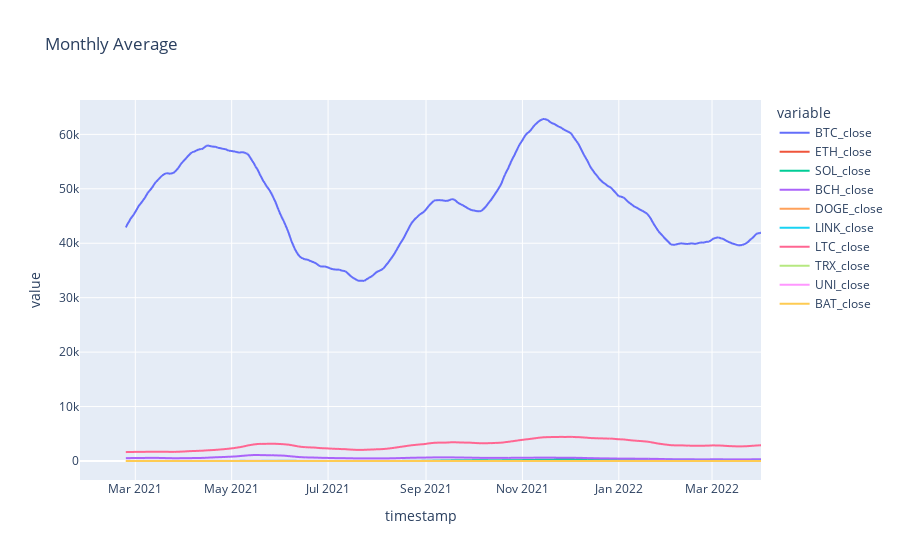

The code cell stored with this chart in its notebook:
### Code cell
#crypto_prices_30_day = crypto_prices.rolling(window=30).mean().plot()
crypto_prices_30_day=crypto_prices.rolling(window=30).mean()
cypto_prices_30_day = px.line(
crypto_prices_30_day, title="Monthly Average")

cypto_prices_30_day

### Figure 1 — Plotly figure (JSON) as saved in the notebook; plotly's stock layout.template omitted (floating-point values rounded to 4 significant figures; data arrays with more than 128 entries replaced by an {"elided": "..."} marker saying what was removed)
{"data": [{"hovertemplate": "variable=BTC_close<br>timestamp=%{x}<br>value=%{y}<extra></extra>", "legendgroup": "BTC_close", "line": {"color": "#636efa", "dash": "solid"}, "marker": {"symbol": "circle"}, "mode": "lines", "name": "BTC_close", "showlegend": true, "type": "scattergl", "x": {"elided": "432 str values"}, "xaxis": "x", "y": {"elided": "432 float values"}, "yaxis": "y"}, {"hovertemplate": "variable=ETH_close<br>timestamp=%{x}<br>value=%{y}<extra></extra>", "legendgroup": "ETH_close", "line": {"color": "#EF553B", "dash": "solid"}, "marker": {"symbol": "circle"}, "mode": "lines", "name": "ETH_close", "showlegend": true, "type": "scattergl", "x": {"elided": "432 str values"}, "xaxis": "x", "y": {"elided": "432 float values"}, "yaxis": "y"}, {"hovertemplate": "variable=SOL_close<br>timestamp=%{x}<br>value=%{y}<extra></extra>", "legendgroup": "SOL_close", "line": {"color": "#00cc96", "dash": "solid"}, "marker": {"symbol": "circle"}, "mode": "lines", "name": "SOL_close", "showlegend": true, "type": "scattergl", "x": {"elided": "432 str values"}, "xaxis": "x", "y": {"elided": "432 float values"}, "yaxis": "y"}, {"hovertemplate": "variable=BCH_close<br>timestamp=%{x}<br>value=%{y}<extra></extra>", "legendgroup": "BCH_close", "line": {"color": "#ab63fa", "dash": "solid"}, "marker": {"symbol": "circle"}, "mode": "lines", "name": "BCH_close", "showlegend": true, "type": "scattergl", "x": {"elided": "432 str values"}, "xaxis": "x", "y": {"elided": "432 float values"}, "yaxis": "y"}, {"hovertemplate": "variable=DOGE_close<br>timestamp=%{x}<br>value=%{y}<extra></extra>", "legendgroup": "DOGE_close", "line": {"color": "#FFA15A", "dash": "solid"}, "marker": {"symbol": "circle"}, "mode": "lines", "name": "DOGE_close", "showlegend": true, "type": "scattergl", "x": {"elided": "432 str values"}, "xaxis": "x", "y": {"elided": "432 float values"}, "yaxis": "y"}, {"hovertemplate": "variable=LINK_close<br>timestamp=%{x}<br>value=%{y}<extra></extra>", "legendgroup": "LINK_close", "line": {"color": "#19d3f3", "dash": "solid"}, "marker": {"symbol": "circle"}, "mode": "lines", "name": "LINK_close", "showlegend": true, "type": "scattergl", "x": {"elided": "432 str values"}, "xaxis": "x", "y": {"elided": "432 float values"}, "yaxis": "y"}, {"hovertemplate": "variable=LTC_close<br>timestamp=%{x}<br>value=%{y}<extra></extra>", "legendgroup": "LTC_close", "line": {"color": "#FF6692", "dash": "solid"}, "marker": {"symbol": "circle"}, "mode": "lines", "name": "LTC_close", "showlegend": true, "type": "scattergl", "x": {"elided": "432 str values"}, "xaxis": "x", "y": {"elided": "432 float values"}, "yaxis": "y"}, {"hovertemplate": "variable=TRX_close<br>timestamp=%{x}<br>value=%{y}<extra></extra>", "legendgroup": "TRX_close", "line": {"color": "#B6E880", "dash": "solid"}, "marker": {"symbol": "circle"}, "mode": "lines", "name": "TRX_close", "showlegend": true, "type": "scattergl", "x": {"elided": "432 str values"}, "xaxis": "x", "y": {"elided": "432 float values"}, "yaxis": "y"}, {"hovertemplate": "variable=UNI_close<br>timestamp=%{x}<br>value=%{y}<extra></extra>", "legendgroup": "UNI_close", "line": {"color": "#FF97FF", "dash": "solid"}, "marker": {"symbol": "circle"}, "mode": "lines", "name": "UNI_close", "showlegend": true, "type": "scattergl", "x": {"elided": "432 str values"}, "xaxis": "x", "y": {"elided": "432 float values"}, "yaxis": "y"}, {"hovertemplate": "variable=BAT_close<br>timestamp=%{x}<br>value=%{y}<extra></extra>", "legendgroup": "BAT_close", "line": {"color": "#FECB52", "dash": "solid"}, "marker": {"symbol": "circle"}, "mode": "lines", "name": "BAT_close", "showlegend": true, "type": "scattergl", "x": {"elided": "432 str values"}, "xaxis": "x", "y": {"elided": "432 float values"}, "yaxis": "y"}], "layout": {"autosize": true, "legend": {"title": {"text": "variable"}, "tracegroupgap": 0}, "title": {"text": "Monthly Average"}, "xaxis": {"anchor": "y", "autorange": true, "domain": [0, 1], "range": ["2021-01-25", "2022-04-01"], "title": {"text": "timestamp"}, "type": "date"}, "yaxis": {"anchor": "x", "autorange": true, "domain": [0, 1], "range": [-3490.0, 66310.0], "title": {"text": "value"}, "type": "linear"}}}
